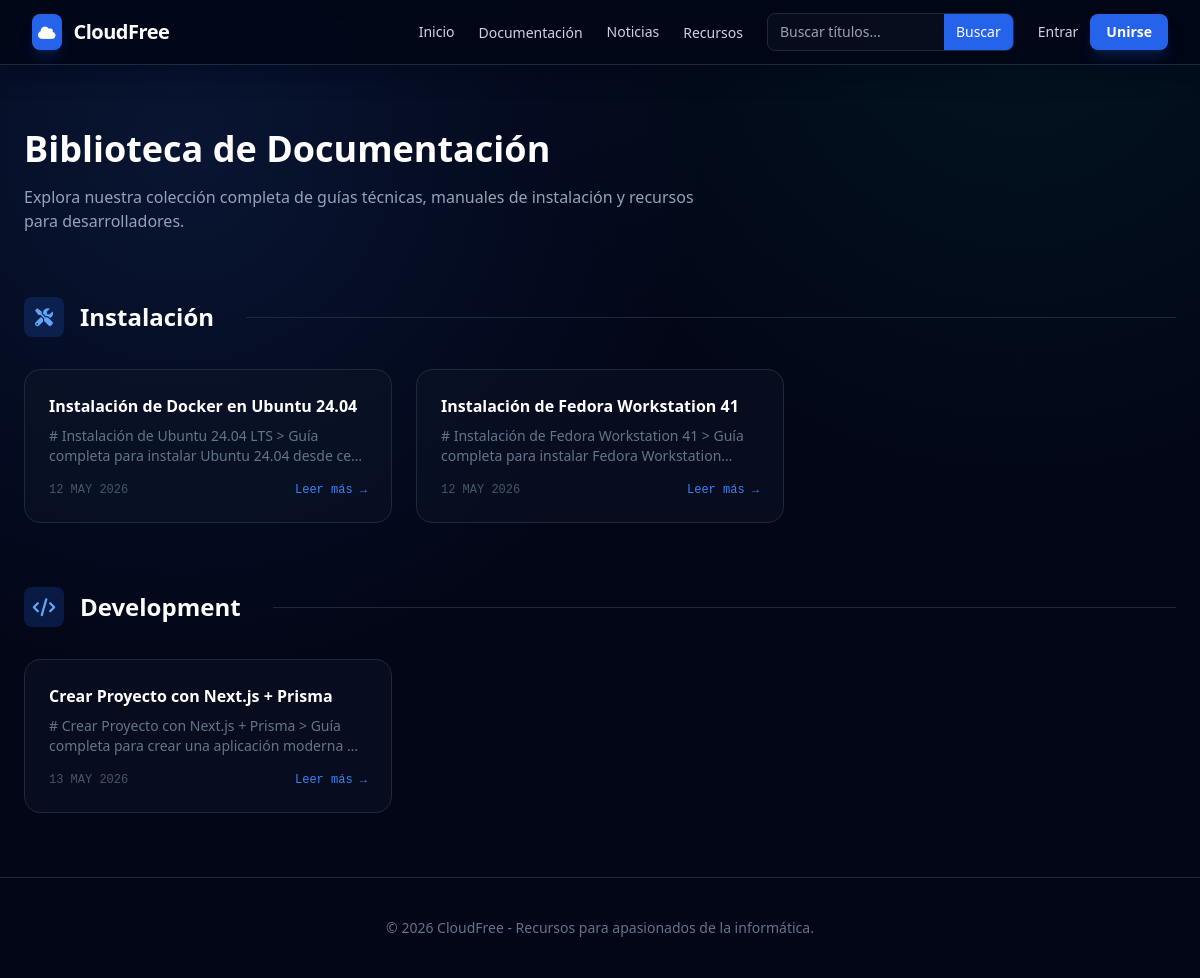
The page /manuales/ on the database as committed earlier.
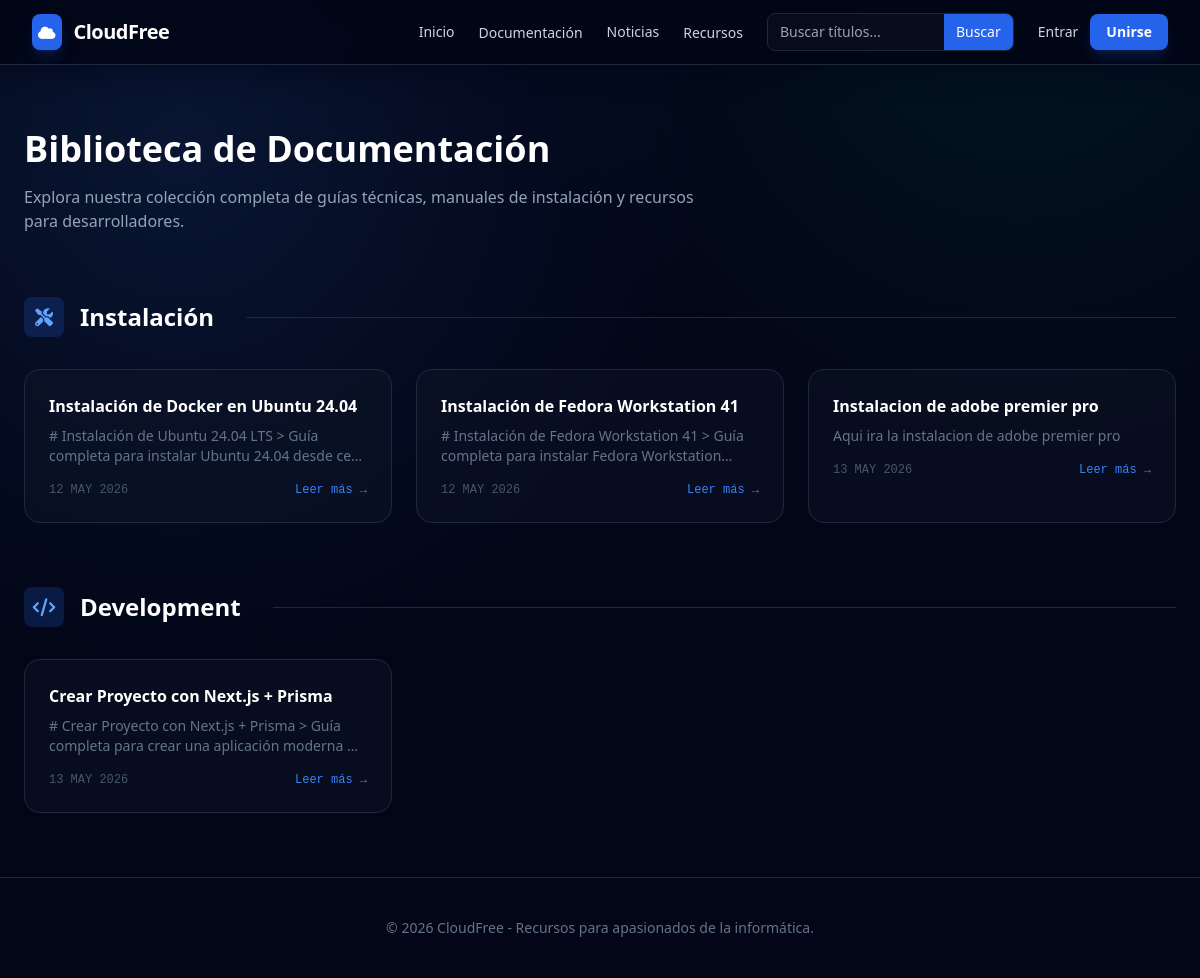
The same page on the database as committed later.
### docs/models.py (models this page shows, shortened)
class Category(models.Model):
  name= models.CharField(max_length=100)
  ico= models.CharField(max_length=50, help_text="Icon CSS Class")

class Manual(models.Model):
  title = models.CharField(max_length=200)
  slug = models.SlugField(unique=True)
  content=models.TextField()
  Category =models.ForeignKey(Category, on_delete=models.CASCADE)
  created_at=models.DateTimeField(auto_now_add=True)
  updated_at=models.DateTimeField(auto_now=True)

### docs/views.py (the view)
# urls.py: path('manuales/', views.all_manuals, name='all_manuals'),
def all_manuals(request):
    categories = Category.objects.all().prefetch_related('manual_set')
    return render(request, 'docs/all_manuals.html', {
        'categories': categories,
    })

### docs/templates/docs/all_manuals.html (shortened to what this page needs)
{% extends "base.html" %}
{% block content %}
<div class="max-w-7xl mx-auto px-6 py-16">
    <header class="mb-16">
        <h1 class="text-4xl font-extrabold text-white mb-4">Biblioteca de Documentación</h1>
        <p class="text-slate-400 max-w-2xl">
            Explora nuestra colección completa de guías técnicas, manuales de instalación y recursos para desarrolladores.
        </p>
    </header>
    <div class="space-y-16">
        {% for category in categories %}
        <section>
            <div class="flex items-center gap-4 mb-8">
                <div class="w-10 h-10 bg-blue-600/20 rounded-lg flex items-center justify-center text-blue-400">
                    <i class="{{ category.ico|default:'fas fa-folder' }} text-lg"></i>
                </div>
                <h2 class="text-2xl font-bold text-white">{{ category.name }}</h2>
                <div class="h-px flex-1 bg-slate-800 ml-4"></div>
            </div>
            <div class="grid grid-cols-1 md:grid-cols-2 lg:grid-cols-3 gap-6">
                {% for manual in category.manual_set.all %}
                <a href="{% url 'manual_detail' manual.slug %}" class="group bg-slate-900/40 border border-slate-800 p-6 rounded-2xl hover:border-blue-500/50 transition-all duration-300">
                    <h3 class="text-white font-bold mb-2 group-hover:text-blue-400 transition-colors">
                        {{ manual.title }}
                    </h3>
                    <p class="text-sm text-slate-500 mb-4 line-clamp-2">
                        {{ manual.content|truncatewords:15 }}
                    </p>
                    <div class="flex items-center justify-between text-xs font-mono">
                        <span class="text-slate-600 uppercase">{{ manual.updated_at|date:"d M Y" }}</span>
                        <span class="text-blue-500 group-hover:translate-x-1 transition-transform">Leer más →</span>
                    </div>
                </a>
                {% endfor %}
            </div>
        </section>
        {% empty %}
        <div class="text-center py-20 bg-slate-900/20 rounded-3xl border border-dashed border-slate-800">
            <i class="fas fa-ghost text-4xl text-slate-700 mb-4"></i>
            <p class="text-slate-500">Aún no hay manuales cargados en la biblioteca.</p>
        </div>
        {% endfor %}
    </div>
</div>
{% endblock %}

### templates/base.html (shortened to what this page needs)
<!DOCTYPE html>
<html lang="es" class="dark">
<head>
    <script src="https://cdn.tailwindcss.com?plugins=typography"></script>
    <link rel="stylesheet" href="https://cdnjs.cloudflare.com/ajax/libs/font-awesome/6.0.0/css/all.min.css">
</head>
<body class="bg-[#020617] text-slate-300 antialiased min-h-screen">
    {% include 'includes/nav.html' %}
    <main class="page-shell">
        {% block content %}{% endblock %}
    </main>
    <footer class="border-t border-slate-800 py-10 text-center text-sm text-slate-500">
        <p>&copy; 2026 CloudFree - Recursos para apasionados de la informática.</p>
    </footer>
</body>
</html>

### templates/includes/nav.html (shortened to what this page needs)
<nav id="site-nav" class="sticky top-0 z-50 w-full backdrop-blur border-b border-slate-800 bg-[#020617]/80 transform transition-transform duration-300" data-animate style="--anim-delay: 30ms;">
    <div class="max-w-7xl mx-auto px-4 sm:px-6 lg:px-8">
        <div class="flex h-16 items-center justify-between">
            <div class="flex items-center gap-3">
                <div class="bg-blue-600 p-1.5 rounded-lg shadow-lg shadow-blue-600/20">
                    <i class="fas fa-cloud text-white text-sm"></i>
                </div>
                <a href="/" class="font-bold text-xl text-white tracking-tight">CloudFree</a>
            </div>
            <div class="hidden md:flex items-center gap-6">
                        <a href="/" class="text-sm font-medium hover:text-blue-400 transition-colors">Inicio</a>
                        <div class="relative has-mega">
                            <a href="/manuales/" id="nav-docs" class="text-sm font-medium hover:text-blue-400 transition-colors">Documentación</a>
                        </div>
                        <a href="/noticias/" class="text-sm font-medium hover:text-blue-400 transition-colors">Noticias</a>
                        <div class="relative has-mega">
                            <a href="/recursos/" id="nav-res" class="text-sm font-medium hover:text-blue-400 transition-colors">Recursos</a>
                        </div>
                <form action="{% url 'docs:search' %}" method="get" class="hidden lg:flex items-center bg-slate-900/40 border border-slate-800 rounded-lg overflow-hidden">
                    <input name="q" type="search" placeholder="Buscar títulos..." value="{{ request.GET.q|default:'' }}" class="px-3 py-2 bg-transparent text-sm text-slate-200 focus:outline-none w-44" />
                    <button type="submit" class="px-3 py-2 bg-blue-600 text-white text-sm hover:bg-blue-500">Buscar</button>
                </form>
                {% if user.is_authenticated %}
                    <div class="relative" id="account-menu-wrap">
                        <button id="account-menu-button" type="button" aria-expanded="false" aria-controls="account-menu" class="group inline-flex items-center gap-3 rounded-full border border-blue-500/30 bg-gradient-to-r from-blue-600/20 via-cyan-500/10 to-emerald-500/10 px-4 py-2 text-sm text-white shadow-[0_0_0_1px_rgba(59,130,246,0.12),0_8px_24px_rgba(2,6,23,0.35)] transition-all hover:border-blue-400/50 hover:from-blue-500/30 hover:via-cyan-400/15 hover:to-emerald-400/15 hover:shadow-[0_0_0_1px_rgba(96,165,250,0.2),0_12px_30px_rgba(37,99,235,0.28)]">
                            <span class="flex h-8 w-8 items-center justify-center rounded-full bg-slate-950/60 border border-white/10 text-xs font-bold tracking-wide text-blue-200">
                                {{ user.username|slice:":1"|upper }}
                            </span>
                            <span class="flex flex-col leading-tight text-left">
                                <span class="font-semibold text-white">{{ user.username }}</span>
                                <span class="text-[10px] uppercase tracking-[0.24em] text-slate-300/80">Mi cuenta</span>
                            </span>
                            <span class="ml-1 text-slate-300 transition-transform group-hover:translate-x-0.5">
                                <i class="fas fa-chevron-down text-[10px]"></i>
                            </span>
                        </button>
                        <div id="account-menu" class="hidden absolute right-0 mt-3 w-72 overflow-hidden rounded-2xl border border-slate-800 bg-[#071022]/95 shadow-[0_30px_80px_rgba(3,12,36,0.6)] backdrop-blur-lg z-50">
                            <div class="border-b border-slate-800 px-4 py-4">
                                <p class="text-xs uppercase tracking-[0.24em] text-slate-500 mb-1">Sesión activa</p>
                                <p class="text-white font-semibold truncate">{{ user.username }}</p>
                                <p class="text-slate-400 text-xs truncate">Acceso a tu perfil y configuración</p>
                            </div>
                            <div class="p-2 space-y-1">
                                <a href="{% url 'accounts:perfil' %}" class="flex items-center gap-3 rounded-xl px-3 py-2.5 text-slate-200 hover:bg-slate-800/70 hover:text-white transition">
                                    <i class="fas fa-user text-blue-300 w-4 text-center"></i>
                                    <span>Ver perfil</span>
                                </a>
                                <a href="{% url 'accounts:editar_perfil' %}" class="flex items-center gap-3 rounded-xl px-3 py-2.5 text-slate-200 hover:bg-slate-800/70 hover:text-white transition">
                                    <i class="fas fa-pen-to-square text-blue-300 w-4 text-center"></i>
                                    <span>Editar perfil</span>
                                </a>
                                <a href="{% url 'accounts:cambiar_contraseña' %}" class="flex items-center gap-3 rounded-xl px-3 py-2.5 text-slate-200 hover:bg-slate-800/70 hover:text-white transition">
                                    <i class="fas fa-lock text-blue-300 w-4 text-center"></i>
                                    <span>Cambiar contraseña</span>
                                </a>
                                {% if user.is_staff or user.is_superuser %}
                                <a href="/admin/" class="flex items-center gap-3 rounded-xl px-3 py-2.5 text-slate-200 hover:bg-slate-800/70 hover:text-white transition">
                                    <i class="fas fa-screwdriver-wrench text-blue-300 w-4 text-center"></i>
                                    <span>Panel Admin</span>
                                </a>
                                {% endif %}
                                <div class="pt-1">
                                    <a href="{% url 'accounts:logout' %}" class="flex items-center gap-3 rounded-xl px-3 py-2.5 text-red-300 hover:bg-red-600/15 hover:text-red-200 transition">
                                        <i class="fas fa-right-from-bracket w-4 text-center"></i>
                                        <span>Cerrar sesión</span>
                                    </a>
                                </div>
                            </div>
                        </div>
                    </div>
                {% else %}
                    <div class="flex items-center gap-3">
                        <a href="/accounts/login/" class="text-sm font-medium text-slate-300 hover:text-white transition-colors">Entrar</a>
                        <a href="/accounts/registro/" class="text-sm bg-blue-600 px-4 py-2 rounded-lg text-white font-bold hover:bg-blue-500 transition shadow-lg shadow-blue-600/20">Unirse</a>
                    </div>
                {% endif %}
            </div>
        </div>
    </div>
</nav>

### templates/base.html (style rules this page uses)
:root { --ease-smooth: cubic-bezier(.22, 1, .36, 1); }
body { background-image: radial-gradient(circle at 15% 15%, rgba(59, 130, 246, 0.12), transparent 40%), radial-gradient(circle at 85% 0%, rgba(16, 185, 129, 0.08), transparent 35%); }
.page-shell { opacity: 1; transform: none; transition: opacity .55s var(--ease-smooth), transform .55s var(--ease-smooth); }
[data-animate] { opacity: 0; transform: translateY(20px) scale(.985); transition: opacity .65s var(--ease-smooth), transform .65s var(--ease-smooth); transition-delay: var(--anim-delay, 0ms); will-change: opacity, transform; }
[data-animate].is-visible { opacity: 1; transform: translateY(0) scale(1); }
#site-nav { will-change: transform, background-color; transition: transform .28s var(--ease-smooth), background-color .28s var(--ease-smooth), box-shadow .28s var(--ease-smooth); }
body.nav-visible #site-nav { transform: translateY(0); box-shadow: 0 6px 24px rgba(2,6,23,0.5); background-color: rgba(2,6,23,0.9); }

Rows that differ between the two databases and show on the page:
added Manual: title "Instalacion de adobe premier pro", content "Aqui ira la instalacion de adobe premier pro", updated_at "13 MAY 2026", shown under Category "Instalación"
